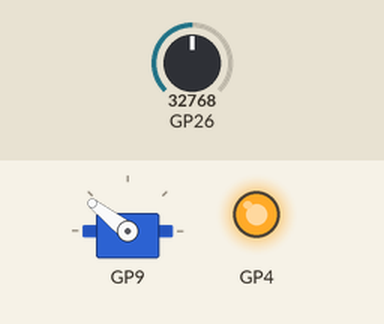
This program was run on a simulated Raspberry Pi Pico running CircuitPython. Shown: servo, output pins drawn as LEDs (lit = HIGH). Inputs (shaded band) come from the test bench; at power-on: GP26 = 32768 (analog values on the 0–65535 scale). Servo angles are drawn from the pulse width (0.5 ms = 0°, 2.5 ms = 180°); pins used as bus, display or sensor lines are not drawn; what the program prints to the serial console is not drawn.

Above: at 0.41 s.
Timing chart, 0 to 2.1 s (numbered marks = the images above):
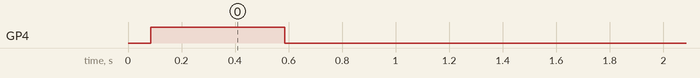

The program:

code.py
```python
import time

import board

from lib.load_switch import LoadSwitch
from lib.moisture_sensor import MoistureSensor
from lib.piezo_speaker import PiezoSpeaker
from lib.servo_controller import ServoController


# Hardware pin mapping (RP2040-Zero + schematic in README)
SERVO_SIGNAL_PIN = board.GP9
LOAD_SWITCH_PIN = board.GP4
MOISTURE_ANALOG_PIN = board.GP26
MOISTURE_VCC_PIN = board.GP27
MOISTURE_GND_PIN = board.GP28

# Set to None if speaker is not mounted yet.
SPEAKER_PIN = None

# Moisture calibration (adjust later from measured values)
DRY_RAW = 51788
WET_RAW = 25795

# Decision thresholds for soil condition [percent]
DRY_THRESHOLD = 35.0
WET_THRESHOLD = 70.0

# Servo target angles by soil state
ANGLE_DRY = 90
ANGLE_MOIST = 30
ANGLE_WET = 150

# Main loop interval [seconds]
READ_INTERVAL_SEC = 5.0

# Multi-sample stabilization for noisy moisture readings.
MOISTURE_SAMPLE_COUNT = 5
MOISTURE_SAMPLE_INTERVAL_SEC = 0.02


def classify_moisture(percent):
    if percent < DRY_THRESHOLD:
        return "dry"
    if percent >= WET_THRESHOLD:
        return "wet"
    return "moist"


def angle_for_state(state):
    if state == "dry":
        return ANGLE_DRY
    if state == "wet":
        return ANGLE_WET
    return ANGLE_MOIST


def play_effect(speaker, state):
    if speaker is None:
        return
    if state == "dry":
        speaker.play_dry_effect()
    elif state == "wet":
        speaker.play_wet_effect()
    else:
        speaker.play_humid_effect()


def main():
    load_switch = LoadSwitch(LOAD_SWITCH_PIN, active_high=True, initial_on=False)
    servo = ServoController(SERVO_SIGNAL_PIN)
    sensor = MoistureSensor(
        MOISTURE_ANALOG_PIN,
        dry_raw=DRY_RAW,
        wet_raw=WET_RAW,
        vcc_pin=MOISTURE_VCC_PIN,
        gnd_pin=MOISTURE_GND_PIN,
    )
    speaker = PiezoSpeaker(SPEAKER_PIN) if SPEAKER_PIN is not None else None

    previous_state = None
    print("Soil robot start")
    print("Press Ctrl+C in Thonny shell to stop")

    try:
        while True:
            raw = sensor.read_raw_stabilized(
                sample_count=MOISTURE_SAMPLE_COUNT,
                interval_sec=MOISTURE_SAMPLE_INTERVAL_SEC,
            )
            voltage = sensor.raw_to_voltage(raw)
            percent = sensor.raw_to_percent(raw)
            state = classify_moisture(percent)

            print(
                "raw={:5d} voltage={:.3f}V moisture={:5.1f}% state={}".format(
                    raw, voltage, percent, state
                )
            )

            if state != previous_state:
                target_angle = angle_for_state(state)
                # Power servo only when moving for battery saving.
                load_switch.on()
                time.sleep(0.15)
                servo.set_angle(target_angle, settle_sec=0.35)
                load_switch.off()
                play_effect(speaker, state)
                print("servo -> {} deg".format(target_angle))
                previous_state = state

            time.sleep(READ_INTERVAL_SEC)
    except KeyboardInterrupt:
        print("Stopped")
    finally:
        load_switch.off()
        servo.off()
        servo.deinit()
        sensor.deinit()
        if speaker is not None:
            speaker.deinit()
        load_switch.deinit()


main()
```

load_switch.py
```python
import digitalio


class LoadSwitch:
    """Control a load switch with one digital pin."""

    def __init__(self, pin, active_high=True, initial_on=False):
        self._active_high = active_high
        self._pin = digitalio.DigitalInOut(pin)
        self._pin.direction = digitalio.Direction.OUTPUT
        self.set(initial_on)

    def set(self, on):
        if self._active_high:
            self._pin.value = bool(on)
        else:
            self._pin.value = not bool(on)

    def on(self):
        self.set(True)

    def off(self):
        self.set(False)

    def deinit(self):
        self._pin.deinit()
```

moisture_sensor.py
```python
import time

import analogio
import digitalio


class MoistureSensor:
    """Analog moisture sensor reader with calibration support."""

    def __init__(
        self,
        analog_pin,
        dry_raw=52000,
        wet_raw=20000,
        vref=3.3,
        vcc_pin=None,
        gnd_pin=None,
    ):
        self._adc = analogio.AnalogIn(analog_pin)
        self._dry_raw = dry_raw
        self._wet_raw = wet_raw
        self._vref = vref
        self._vcc = None
        self._gnd = None

        if vcc_pin is not None:
            self._vcc = digitalio.DigitalInOut(vcc_pin)
            self._vcc.direction = digitalio.Direction.OUTPUT
            self._vcc.value = True

        if gnd_pin is not None:
            self._gnd = digitalio.DigitalInOut(gnd_pin)
            self._gnd.direction = digitalio.Direction.OUTPUT
            self._gnd.value = False

    @property
    def dry_raw(self):
        return self._dry_raw

    @property
    def wet_raw(self):
        return self._wet_raw

    def set_calibration(self, dry_raw=None, wet_raw=None):
        if dry_raw is not None:
            self._dry_raw = int(dry_raw)
        if wet_raw is not None:
            self._wet_raw = int(wet_raw)

    def read_raw(self):
        return self._adc.value

    def raw_to_voltage(self, raw):
        return (raw / 65535) * self._vref

    def read_voltage(self):
        return self.raw_to_voltage(self.read_raw())

    def raw_to_percent(self, raw):
        denominator = self._dry_raw - self._wet_raw
        if denominator == 0:
            return 0.0
        percent = ((self._dry_raw - raw) / denominator) * 100.0
        if percent < 0:
            return 0.0
        if percent > 100:
            return 100.0
        return percent

    def read_percent(self):
        return self.raw_to_percent(self.read_raw())

    def read_raw_stabilized(self, sample_count=5, interval_sec=0.02):
        if sample_count <= 1:
            return self.read_raw()

        samples = []
        for index in range(sample_count):
            samples.append(self.read_raw())
            if interval_sec > 0 and index < sample_count - 1:
                time.sleep(interval_sec)

        samples.sort()
        middle = sample_count // 2
        if sample_count % 2 == 1:
            return samples[middle]
        return int((samples[middle - 1] + samples[middle]) / 2)

    def read_percent_stabilized(self, sample_count=5, interval_sec=0.02):
        return self.raw_to_percent(
            self.read_raw_stabilized(
                sample_count=sample_count, interval_sec=interval_sec
            )
        )

    def deinit(self):
        self._adc.deinit()
        if self._vcc is not None:
            self._vcc.value = False
            self._vcc.deinit()
        if self._gnd is not None:
            self._gnd.value = False
            self._gnd.deinit()
```

piezo_speaker.py
```python
import time

import pwmio


class PiezoSpeaker:
    """Optional piezo speaker helper for simple effects."""

    def __init__(self, pin):
        self._pwm = pwmio.PWMOut(pin, duty_cycle=0, frequency=440)

    def tone(self, frequency_hz, duration_sec=0.1, duty_cycle=32768):
        self._pwm.frequency = int(frequency_hz)
        self._pwm.duty_cycle = int(duty_cycle)
        time.sleep(duration_sec)
        self._pwm.duty_cycle = 0

    def play_dry_effect(self):
        self.tone(523, 0.08)
        self.tone(659, 0.08)
        self.tone(784, 0.10)

    def play_wet_effect(self):
        self.tone(784, 0.08)
        self.tone(659, 0.08)
        self.tone(523, 0.12)

    def play_humid_effect(self):
        self.tone(440, 0.08)
        self.tone(494, 0.08)
        self.tone(523, 0.10)

    def deinit(self):
        self._pwm.deinit()
```

servo_controller.py
```python
import time

import pwmio


class ServoController:
    """Simple 50Hz servo controller for CircuitPython."""

    def __init__(
        self,
        pin,
        min_angle=0,
        max_angle=180,
        min_pulse_us=500,
        max_pulse_us=2400,
        frequency=50,
    ):
        self._min_angle = min_angle
        self._max_angle = max_angle
        self._min_pulse_us = min_pulse_us
        self._max_pulse_us = max_pulse_us
        self._period_us = int(1_000_000 / frequency)
        self._pwm = pwmio.PWMOut(pin, duty_cycle=0, frequency=frequency)

    def _clamp_angle(self, angle):
        if angle < self._min_angle:
            return self._min_angle
        if angle > self._max_angle:
            return self._max_angle
        return angle

    def _angle_to_duty(self, angle):
        angle = self._clamp_angle(angle)
        ratio = (angle - self._min_angle) / (self._max_angle - self._min_angle)
        pulse_us = (
            self._min_pulse_us + (self._max_pulse_us - self._min_pulse_us) * ratio
        )
        return int((pulse_us / self._period_us) * 65535)

    def set_angle(self, angle, settle_sec=0.25):
        self._pwm.duty_cycle = self._angle_to_duty(angle)
        if settle_sec > 0:
            time.sleep(settle_sec)

    def off(self):
        self._pwm.duty_cycle = 0

    def deinit(self):
        self._pwm.deinit()
```

Measured:
- by itself, GP4: LOW → HIGH at 0.08 s, → LOW 0.50 s later
